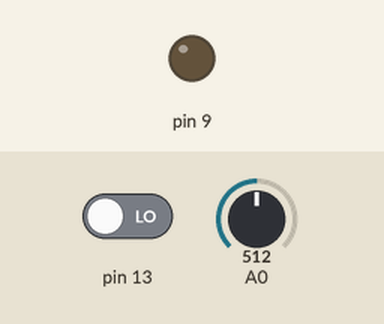
Bench run of a sketch on a simulated Arduino Uno, built with avr-gcc and run on an emulated ATmega328P. Parts: output pins drawn as LEDs (lit = HIGH). Inputs (shaded band) come from the test bench; at power-on: pin 13 LOW, A0 = 512. What the sketch prints to the serial monitor is not drawn.

Above: at 1.2 s.
1.3 s: pin 13 driven HIGH
At 2.3 s:
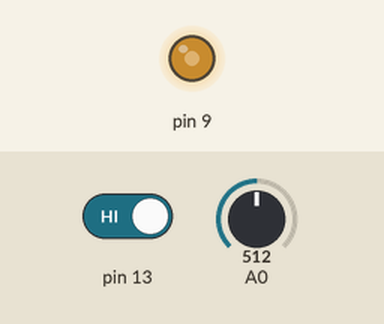
Timing chart, 0 to 4.3 s (numbered marks = the images above; inputs shaded):
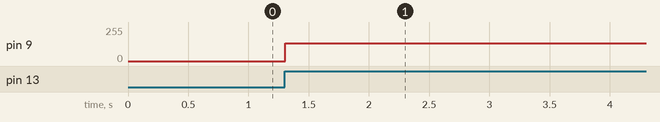

Measured:
- after the input at 1.3 s, pin 9: 0/255 → 133/255 at once

The sketch:

Motor.ino
```cpp
#define N_FUROS 20
#define MAX_RPM 140
#define MIN_RPM 40

#define kp 0.5
#define ki 1
#define kd 0.5

#define NUM_MEDICOES 20  // Número de medições para calcular a média

int preset = 0;
bool sensor = false;
bool s_rise = false;
float velocidade = 0;
float P_error = 0;
float D_error = 0;
float I_error = 0;
int pwm = 0;
unsigned long time = 0;
unsigned long last_time = 0;
unsigned long t_rise = 0;
float control = 0;
float media_velocidade = 0;
float media_preset = 0;

float medicoes[NUM_MEDICOES];  // Array para armazenar as últimas medições
int indiceMedicao = 0;         // Índice atual do array
bool arrayCompleto = false;    // Indica se o array já está completo
float potenciometro[NUM_MEDICOES];  // Array para armazenar as últimas medições

int indicePot = 0;         // Índice atual do array
bool potCompleto = false;    // Indica se o array já está completo

void setup() {
  pinMode(9, OUTPUT);
  Serial.begin(115200);
  pinMode(13, INPUT);

  // Inicialize o array de medições com zeros
  for (int i = 0; i < NUM_MEDICOES; i++) {
    medicoes[i] = 0;
  }
}

void loop() {
  time = millis();
  if (time > last_time+10) {  // Atualiza a cada 100ms (10 vezes por segundo)

    // Leitura e mapeamento do valor do potenciômetro
    preset = (analogRead(A0) / 1023.0) * (MAX_RPM - MIN_RPM) + MIN_RPM;
    sensor = digitalRead(13);

    if (s_rise == false && sensor == true) {
      if (time > t_rise) {  // Verifica se o tempo atual é maior que o último tempo de subida
        velocidade = 60000.0 / (N_FUROS * (time - t_rise));
        t_rise = time;

        // Adicione a nova leitura ao array de medições
        medicoes[indiceMedicao] = velocidade;
        indiceMedicao = (indiceMedicao + 1) % NUM_MEDICOES;  // Atualize o índice circular

        // Verifique se o array já está completo
        if (indiceMedicao == 0) {
          arrayCompleto = true;
        }

        // Calcule a média das medições
        float soma = 0;
        int count = arrayCompleto ? NUM_MEDICOES : indiceMedicao;
        for (int i = 0; i < count; i++) {
          soma += medicoes[i];
        }
        media_velocidade = soma / count;

        potenciometro[indicePot] = preset;
        indicePot = (indicePot + 1) % NUM_MEDICOES;  // Atualize o índice circular

        // Verifique se o array já está completo
        if (indicePot == 0) {
          potCompleto = true;
        }

        float soma1 = 0;
        int count1 = potCompleto ? NUM_MEDICOES : indicePot;
        for (int i = 0; i < count; i++) {
          soma1 += potenciometro[i];
        }
        media_preset = soma1 / count1;

        // Cálculo dos erros PID
        float last_P_error = P_error;                             // Armazena o erro proporcional anterior
        P_error = media_preset - media_velocidade;                      // Erro proporcional atual
        D_error = (P_error - last_P_error) / (time - last_time);  // Erro derivativo
        I_error += P_error / (time - last_time);                  // Erro integral

        // Serial.print("I_error:");
        // Serial.println(I_error);
        // Controlador PID
        control = P_error * kp + D_error * kd + I_error * ki;
        // control = P_error * kp + I_error * ki;


        // Limita o valor do controle ao intervalo PWM permitido (0-255)
        if (control < 0)
          control = 0;
        if (control > 255)
          control = 255;
        last_time = time;
      }
    }
    s_rise = sensor;

    Serial.print("Velocidade:");
    Serial.print(media_velocidade);
    Serial.print(", Preset:");
    Serial.println(media_preset);
    Serial.print(", Control:");
    Serial.println(control);

    analogWrite(9, media_preset + control);  // Controla a velocidade do motor com PWM
  }
}
```
